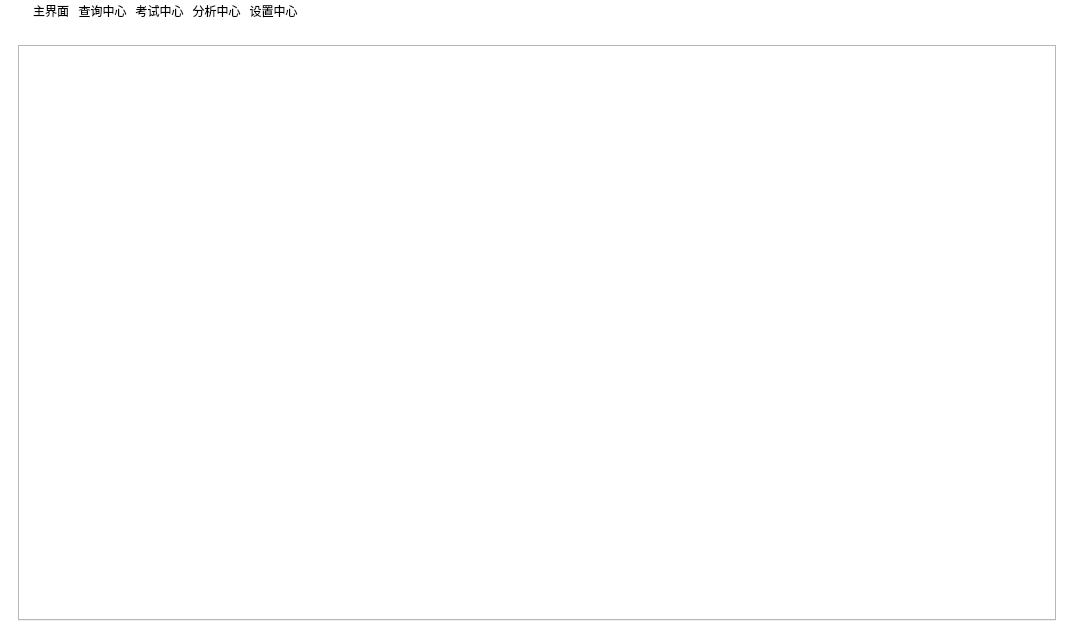
<?xml version="1.0" encoding="UTF-8"?>
<ui version="4.0">
 <class>MainPage</class>
 <widget class="QMainWindow" name="MainPage">
  <property name="geometry">
   <rect>
    <x>0</x>
    <y>0</y>
    <width>1074</width>
    <height>639</height>
   </rect>
  </property>
  <property name="minimumSize">
   <size>
    <width>800</width>
    <height>600</height>
   </size>
  </property>
  <property name="windowTitle">
   <string>MainWindow</string>
  </property>
  <property name="styleSheet">
   <string notr="true">QWidget
{
	background-color: #ffffff;
}

QToolButton
{
	border:none;
	color: #000000;
	font: 75 10pt &quot;微软雅黑&quot;;
}

QToolButton:hover
{
	color:#72bbff;
	font: 75 12pt &quot;微软雅黑&quot;;
}


/* lineedit*/
QLineEdit {
border: 1px solid rgb(90,194,198); /* 边框宽度为1px，颜色为#A0A0A0 */
border-radius: 3px; /* 边框圆角 */
padding-left: 5px; /* 文本距离左边界有5px */
background-color: #FFFFFF; /* 背景颜色 */
color: #000000; /* 文本颜色 */
selection-background-color: #A0A0A0; /* 选中文本的背景颜色 */
selection-color: #F2F2F2; /* 选中文本的颜色 */
font-family: &quot;Microsoft YaHei&quot;; /* 文本字体族 */
font-size: 10pt; /* 文本字体大小 */
}

QLineEdit:hover { /* 鼠标悬浮在QLineEdit时的状态 */
border: 1px solid #298DFF;
border-radius: 3px;
background-color: #F2F2F2;
color: #298DFF;
selection-background-color: #298DFF;
selection-color: #F2F2F2;
}

QLineEdit[echoMode=&quot;2&quot;] { /* QLineEdit有输入掩码时的状态 */
lineedit-password-character: 9679;
lineedit-password-mask-delay: 2000;
}

QLineEdit:disabled { /* QLineEdit在禁用时的状态 */
border: 1px solid #CDCDCD;
background-color: #CDCDCD;
color: #B4B4B4;
}

QLineEdit:read-only { /* QLineEdit在只读时的状态 */
background-color: #CDCDCD;
color: #F2F2F2;
}

QPushButton {
border: 0.5px solid white;
border-radius: 6px;
background-color: rgb(90,194,198);
min-width: 80px;
font-family: &quot;Microsoft YaHei&quot;;
font-size:11pt;
font-weight: bold;
color:white;
}

QPushButton:hover {
border: 0.5px solid white;
border-radius: 6px;
background-color: #1fab89;
min-width: 80px;
font-family: &quot;Microsoft YaHei&quot;;
font-size:10pt;
font-weight: bold;
color:white;
}

QComboBox{
	font: 75 11pt &quot;微软雅黑&quot;;
color:#666666;
font-size:14px;
padding: 1px 15px 1px 3px;
border:1px solid rgba(228,228,228,1);
border-radius:5px 5px 0px 0px;
}

QComboBox::drop-down {
font: 75 11pt &quot;微软雅黑&quot;;
subcontrol-origin: padding;
subcontrol-position: top right;
width: 15px;
border:none;
}

QComboBox::down-arrow {
image: url(:/res/icon/dateDown.png);
}

QComboBox QAbstractItemView{
font: 75 11pt &quot;微软雅黑&quot;;
background:rgba(255,255,255,1);
border:1px solid rgba(228,228,228,1);
border-radius:0px 0px 5px 5px;
font-size:14px;
outline: 0px;  /*去虚线*/
}

QComboBox QAbstractItemView::item{
font: 75 11pt &quot;微软雅黑&quot;;
height:36px;
color:#666666;
padding-left:9px;
background-color:#FFFFFF;
}

QComboBox QAbstractItemView::item:hover{ /*悬浮*/
font: 75 11pt &quot;微软雅黑&quot;;
background-color:#409CE1;
color:#ffffff;
}

QComboBox QAbstractItemView::item:selected{ /*选中*/
font: 75 11pt &quot;微软雅黑&quot;;
background-color:#409CE1;
color:#ffffff;
}
QComboBox:on {
font: 75 11pt &quot;微软雅黑&quot;;
padding-top: 3px;
padding-left: 4px;
}
QComboBox::down-arrow:on {
font: 75 11pt &quot;微软雅黑&quot;;
top: 1px;
left: 1px;
}


QScrollBar::vertical {
background:transparent;
width:8px;
border:0px;
}

QScrollBar::handle:vertical {
background:#3E75FF;
width:8px;
}

QScrollBar::add-line:vertical {
background:none;
border:none;
}

QScrollBar::sub-line:vertical {
background:none;
border:none;
}

QScrollBar::add-page:vertical {
background:transparent;
border:none;
}

QScrollBar::sub-page:vertical {
background:transparent;
border:none;
}

QLabel
{
	color: rgb(0, 0, 0);
	font: 75 10pt &quot;微软雅黑&quot;;
}</string>
  </property>
  <widget class="QWidget" name="centralwidget">
   <layout class="QGridLayout" name="gridLayout_3">
    <property name="leftMargin">
     <number>0</number>
    </property>
    <property name="topMargin">
     <number>0</number>
    </property>
    <property name="rightMargin">
     <number>0</number>
    </property>
    <property name="bottomMargin">
     <number>0</number>
    </property>
    <item row="0" column="0">
     <widget class="QWidget" name="widgetTitle" native="true">
      <property name="sizePolicy">
       <sizepolicy hsizetype="Preferred" vsizetype="Fixed">
        <horstretch>0</horstretch>
        <verstretch>0</verstretch>
       </sizepolicy>
      </property>
      <property name="styleSheet">
       <string notr="true"/>
      </property>
      <layout class="QHBoxLayout" name="horizontalLayout_2">
       <property name="spacing">
        <number>10</number>
       </property>
       <property name="leftMargin">
        <number>10</number>
       </property>
       <property name="topMargin">
        <number>0</number>
       </property>
       <property name="rightMargin">
        <number>15</number>
       </property>
       <property name="bottomMargin">
        <number>0</number>
       </property>
       <item>
        <widget class="QWidget" name="widgetTop" native="true">
         <layout class="QHBoxLayout" name="horizontalLayout_3">
          <property name="spacing">
           <number>0</number>
          </property>
          <property name="leftMargin">
           <number>15</number>
          </property>
          <property name="topMargin">
           <number>0</number>
          </property>
          <property name="rightMargin">
           <number>0</number>
          </property>
          <property name="bottomMargin">
           <number>0</number>
          </property>
          <item>
           <widget class="QToolButton" name="tbtn1">
            <property name="sizePolicy">
             <sizepolicy hsizetype="Fixed" vsizetype="Expanding">
              <horstretch>0</horstretch>
              <verstretch>0</verstretch>
             </sizepolicy>
            </property>
            <property name="text">
             <string> 主界面</string>
            </property>
            <property name="icon">
             <iconset resource="../icon.qrc">
              <normaloff>:/res/icon/course_unchecked.png</normaloff>:/res/icon/course_unchecked.png</iconset>
            </property>
            <property name="iconSize">
             <size>
              <width>30</width>
              <height>30</height>
             </size>
            </property>
            <property name="toolButtonStyle">
             <enum>Qt::ToolButtonTextBesideIcon</enum>
            </property>
           </widget>
          </item>
          <item>
           <widget class="QToolButton" name="tbtn2">
            <property name="sizePolicy">
             <sizepolicy hsizetype="Fixed" vsizetype="Expanding">
              <horstretch>0</horstretch>
              <verstretch>0</verstretch>
             </sizepolicy>
            </property>
            <property name="text">
             <string>查询中心</string>
            </property>
            <property name="icon">
             <iconset>
              <normaloff>:/image/main_config.png</normaloff>:/image/main_config.png</iconset>
            </property>
            <property name="toolButtonStyle">
             <enum>Qt::ToolButtonTextUnderIcon</enum>
            </property>
           </widget>
          </item>
          <item>
           <widget class="QToolButton" name="tbtn3">
            <property name="sizePolicy">
             <sizepolicy hsizetype="Fixed" vsizetype="Expanding">
              <horstretch>0</horstretch>
              <verstretch>0</verstretch>
             </sizepolicy>
            </property>
            <property name="text">
             <string>考试中心</string>
            </property>
            <property name="icon">
             <iconset>
              <normaloff>:/image/main_data.png</normaloff>:/image/main_data.png</iconset>
            </property>
            <property name="checked">
             <bool>false</bool>
            </property>
            <property name="toolButtonStyle">
             <enum>Qt::ToolButtonTextUnderIcon</enum>
            </property>
           </widget>
          </item>
          <item>
           <widget class="QToolButton" name="tbtn4">
            <property name="sizePolicy">
             <sizepolicy hsizetype="Fixed" vsizetype="Expanding">
              <horstretch>0</horstretch>
              <verstretch>0</verstretch>
             </sizepolicy>
            </property>
            <property name="styleSheet">
             <string notr="true"/>
            </property>
            <property name="text">
             <string>分析中心</string>
            </property>
            <property name="icon">
             <iconset>
              <normaloff>:/image/main_exit.png</normaloff>:/image/main_exit.png</iconset>
            </property>
            <property name="toolButtonStyle">
             <enum>Qt::ToolButtonTextUnderIcon</enum>
            </property>
           </widget>
          </item>
          <item>
           <widget class="QToolButton" name="tbtn5">
            <property name="sizePolicy">
             <sizepolicy hsizetype="Fixed" vsizetype="Expanding">
              <horstretch>0</horstretch>
              <verstretch>0</verstretch>
             </sizepolicy>
            </property>
            <property name="styleSheet">
             <string notr="true"/>
            </property>
            <property name="text">
             <string>设置中心</string>
            </property>
            <property name="icon">
             <iconset>
              <normaloff>:/image/main_exit.png</normaloff>:/image/main_exit.png</iconset>
            </property>
            <property name="toolButtonStyle">
             <enum>Qt::ToolButtonTextUnderIcon</enum>
            </property>
           </widget>
          </item>
         </layout>
        </widget>
       </item>
       <item>
        <spacer name="horizontalSpacer">
         <property name="orientation">
          <enum>Qt::Horizontal</enum>
         </property>
         <property name="sizeHint" stdset="0">
          <size>
           <width>40</width>
           <height>20</height>
          </size>
         </property>
        </spacer>
       </item>
      </layout>
     </widget>
    </item>
    <item row="1" column="0">
     <widget class="QStackedWidget" name="stackedWidget">
      <property name="styleSheet">
       <string notr="true">#pageMain,#pageCourse,#pageExam,#pageQuestions,#pageAnalyse
{
	background-color: #F8F8F8;
}</string>
      </property>
      <property name="currentIndex">
       <number>2</number>
      </property>
      <widget class="QWidget" name="pageMain">
       <property name="styleSheet">
        <string notr="true">#tBtn1,#tBtn2,#tBtn3,#tBtn4,#tBtn5,#tBtn6
{
	color: #000000;
	font: 75 18pt &quot;微软雅黑&quot;;
}
#tBtn1:hover,#tBtn2:hover,#tBtn3:hover,#tBtn4:hover,#tBtn5:hover,#tBtn6:hover
{
	color: #3E75FF;
}</string>
       </property>
       <layout class="QGridLayout" name="gridLayout">
        <property name="leftMargin">
         <number>0</number>
        </property>
        <property name="topMargin">
         <number>0</number>
        </property>
        <property name="rightMargin">
         <number>2</number>
        </property>
        <property name="bottomMargin">
         <number>0</number>
        </property>
        <property name="spacing">
         <number>0</number>
        </property>
        <item row="0" column="0">
         <widget class="QWidget" name="widgetMain" native="true">
          <property name="styleSheet">
           <string notr="true"/>
          </property>
          <layout class="QGridLayout" name="gridLayout_4">
           <property name="topMargin">
            <number>80</number>
           </property>
           <item row="3" column="1">
            <widget class="QToolButton" name="tBtn5">
             <property name="maximumSize">
              <size>
               <width>200</width>
               <height>200</height>
              </size>
             </property>
             <property name="text">
              <string>用 户</string>
             </property>
             <property name="icon">
              <iconset resource="../icon.qrc">
               <normaloff>:/res/icon/dir4.png</normaloff>:/res/icon/dir4.png</iconset>
             </property>
             <property name="iconSize">
              <size>
               <width>256</width>
               <height>256</height>
              </size>
             </property>
             <property name="autoRepeatDelay">
              <number>0</number>
             </property>
             <property name="autoRepeatInterval">
              <number>0</number>
             </property>
             <property name="toolButtonStyle">
              <enum>Qt::ToolButtonTextUnderIcon</enum>
             </property>
            </widget>
           </item>
           <item row="3" column="2">
            <widget class="QToolButton" name="tBtn6">
             <property name="maximumSize">
              <size>
               <width>200</width>
               <height>200</height>
              </size>
             </property>
             <property name="text">
              <string>考试场地</string>
             </property>
             <property name="icon">
              <iconset resource="../icon.qrc">
               <normaloff>:/res/icon/dir5.png</normaloff>:/res/icon/dir5.png</iconset>
             </property>
             <property name="iconSize">
              <size>
               <width>256</width>
               <height>256</height>
              </size>
             </property>
             <property name="autoRepeatDelay">
              <number>0</number>
             </property>
             <property name="autoRepeatInterval">
              <number>0</number>
             </property>
             <property name="toolButtonStyle">
              <enum>Qt::ToolButtonTextUnderIcon</enum>
             </property>
            </widget>
           </item>
           <item row="3" column="0">
            <widget class="QToolButton" name="tBtn3">
             <property name="maximumSize">
              <size>
               <width>200</width>
               <height>200</height>
              </size>
             </property>
             <property name="text">
              <string>班 级</string>
             </property>
             <property name="icon">
              <iconset resource="../icon.qrc">
               <normaloff>:/res/icon/dir2.png</normaloff>:/res/icon/dir2.png</iconset>
             </property>
             <property name="iconSize">
              <size>
               <width>256</width>
               <height>256</height>
              </size>
             </property>
             <property name="autoRepeatDelay">
              <number>0</number>
             </property>
             <property name="autoRepeatInterval">
              <number>0</number>
             </property>
             <property name="toolButtonStyle">
              <enum>Qt::ToolButtonTextUnderIcon</enum>
             </property>
            </widget>
           </item>
           <item row="2" column="0">
            <widget class="QToolButton" name="tBtn1">
             <property name="maximumSize">
              <size>
               <width>200</width>
               <height>200</height>
              </size>
             </property>
             <property name="text">
              <string>学 院</string>
             </property>
             <property name="icon">
              <iconset resource="../icon.qrc">
               <normaloff>:/res/icon/dir.png</normaloff>:/res/icon/dir.png</iconset>
             </property>
             <property name="iconSize">
              <size>
               <width>256</width>
               <height>256</height>
              </size>
             </property>
             <property name="autoRepeatDelay">
              <number>0</number>
             </property>
             <property name="autoRepeatInterval">
              <number>0</number>
             </property>
             <property name="toolButtonStyle">
              <enum>Qt::ToolButtonTextUnderIcon</enum>
             </property>
            </widget>
           </item>
           <item row="2" column="2">
            <widget class="QToolButton" name="tBtn4">
             <property name="maximumSize">
              <size>
               <width>200</width>
               <height>200</height>
              </size>
             </property>
             <property name="text">
              <string>课 程</string>
             </property>
             <property name="icon">
              <iconset resource="../icon.qrc">
               <normaloff>:/res/icon/dir3.png</normaloff>:/res/icon/dir3.png</iconset>
             </property>
             <property name="iconSize">
              <size>
               <width>256</width>
               <height>256</height>
              </size>
             </property>
             <property name="autoRepeatDelay">
              <number>0</number>
             </property>
             <property name="autoRepeatInterval">
              <number>0</number>
             </property>
             <property name="toolButtonStyle">
              <enum>Qt::ToolButtonTextUnderIcon</enum>
             </property>
            </widget>
           </item>
           <item row="2" column="1">
            <widget class="QToolButton" name="tBtn2">
             <property name="maximumSize">
              <size>
               <width>200</width>
               <height>200</height>
              </size>
             </property>
             <property name="text">
              <string>专 业</string>
             </property>
             <property name="icon">
              <iconset resource="../icon.qrc">
               <normaloff>:/res/icon/dir1.png</normaloff>:/res/icon/dir1.png</iconset>
             </property>
             <property name="iconSize">
              <size>
               <width>256</width>
               <height>256</height>
              </size>
             </property>
             <property name="autoRepeatDelay">
              <number>0</number>
             </property>
             <property name="autoRepeatInterval">
              <number>0</number>
             </property>
             <property name="toolButtonStyle">
              <enum>Qt::ToolButtonTextUnderIcon</enum>
             </property>
            </widget>
           </item>
          </layout>
         </widget>
        </item>
       </layout>
      </widget>
      <widget class="QWidget" name="pageExamCenter">
       <layout class="QVBoxLayout" name="verticalLayout_5">
        <property name="spacing">
         <number>0</number>
        </property>
        <property name="leftMargin">
         <number>0</number>
        </property>
        <property name="topMargin">
         <number>0</number>
        </property>
        <property name="rightMargin">
         <number>0</number>
        </property>
        <property name="bottomMargin">
         <number>0</number>
        </property>
        <item>
         <widget class="QWidget" name="widgetExamCenter" native="true">
          <property name="styleSheet">
           <string notr="true"/>
          </property>
          <layout class="QGridLayout" name="gridLayout_13">
           <property name="leftMargin">
            <number>0</number>
           </property>
           <property name="topMargin">
            <number>0</number>
           </property>
           <property name="rightMargin">
            <number>0</number>
           </property>
           <property name="bottomMargin">
            <number>0</number>
           </property>
           <property name="spacing">
            <number>0</number>
           </property>
           <item row="0" column="0">
            <widget class="QWidget" name="widgetLeftOperation_4" native="true">
             <property name="minimumSize">
              <size>
               <width>130</width>
               <height>0</height>
              </size>
             </property>
             <property name="maximumSize">
              <size>
               <width>200</width>
               <height>16777215</height>
              </size>
             </property>
             <layout class="QVBoxLayout" name="verticalLayout">
              <property name="spacing">
               <number>0</number>
              </property>
              <property name="leftMargin">
               <number>5</number>
              </property>
              <property name="topMargin">
               <number>35</number>
              </property>
              <property name="rightMargin">
               <number>5</number>
              </property>
              <item>
               <widget class="QToolButton" name="tBtnCreateExam">
                <property name="minimumSize">
                 <size>
                  <width>100</width>
                  <height>40</height>
                 </size>
                </property>
                <property name="text">
                 <string> 创建考试</string>
                </property>
                <property name="icon">
                 <iconset resource="../icon.qrc">
                  <normaloff>:/res/icon/zadd.png</normaloff>:/res/icon/zadd.png</iconset>
                </property>
                <property name="toolButtonStyle">
                 <enum>Qt::ToolButtonTextBesideIcon</enum>
                </property>
               </widget>
              </item>
              <item>
               <widget class="QToolButton" name="tBtnAllExam">
                <property name="minimumSize">
                 <size>
                  <width>100</width>
                  <height>40</height>
                 </size>
                </property>
                <property name="text">
                 <string> 所有考试</string>
                </property>
                <property name="icon">
                 <iconset resource="../icon.qrc">
                  <normaloff>:/res/icon/all.png</normaloff>:/res/icon/all.png</iconset>
                </property>
                <property name="toolButtonStyle">
                 <enum>Qt::ToolButtonTextBesideIcon</enum>
                </property>
               </widget>
              </item>
              <item>
               <widget class="Line" name="line">
                <property name="orientation">
                 <enum>Qt::Horizontal</enum>
                </property>
               </widget>
              </item>
              <item>
               <widget class="QToolButton" name="tBtnExaming">
                <property name="minimumSize">
                 <size>
                  <width>100</width>
                  <height>40</height>
                 </size>
                </property>
                <property name="text">
                 <string> 进行中</string>
                </property>
                <property name="icon">
                 <iconset resource="../icon.qrc">
                  <normaloff>:/res/icon/sahlou.png</normaloff>:/res/icon/sahlou.png</iconset>
                </property>
                <property name="checkable">
                 <bool>false</bool>
                </property>
                <property name="toolButtonStyle">
                 <enum>Qt::ToolButtonTextBesideIcon</enum>
                </property>
               </widget>
              </item>
              <item>
               <widget class="QToolButton" name="tBtnExamNotS">
                <property name="minimumSize">
                 <size>
                  <width>100</width>
                  <height>40</height>
                 </size>
                </property>
                <property name="text">
                 <string> 未开始</string>
                </property>
                <property name="icon">
                 <iconset resource="../icon.qrc">
                  <normaloff>:/res/icon/clock.png</normaloff>:/res/icon/clock.png</iconset>
                </property>
                <property name="toolButtonStyle">
                 <enum>Qt::ToolButtonTextBesideIcon</enum>
                </property>
               </widget>
              </item>
              <item>
               <widget class="QToolButton" name="tBtnExamed">
                <property name="minimumSize">
                 <size>
                  <width>100</width>
                  <height>40</height>
                 </size>
                </property>
                <property name="text">
                 <string> 已结束</string>
                </property>
                <property name="icon">
                 <iconset resource="../icon.qrc">
                  <normaloff>:/res/icon/sahlou.png</normaloff>:/res/icon/sahlou.png</iconset>
                </property>
                <property name="toolButtonStyle">
                 <enum>Qt::ToolButtonTextBesideIcon</enum>
                </property>
               </widget>
              </item>
              <item>
               <spacer name="verticalSpacer_6">
                <property name="orientation">
                 <enum>Qt::Vertical</enum>
                </property>
                <property name="sizeHint" stdset="0">
                 <size>
                  <width>20</width>
                  <height>417</height>
                 </size>
                </property>
               </spacer>
              </item>
             </layout>
            </widget>
           </item>
           <item row="0" column="1">
            <widget class="QTabWidget" name="tabExamCenter">
             <property name="minimumSize">
              <size>
               <width>120</width>
               <height>0</height>
              </size>
             </property>
            </widget>
           </item>
          </layout>
         </widget>
        </item>
       </layout>
      </widget>
      <widget class="QWidget" name="pageQueryCenter">
       <layout class="QGridLayout" name="gridLayout_7">
        <item row="0" column="0">
         <widget class="QWidget" name="widgetQueryCenter" native="true">
          <layout class="QGridLayout" name="gridLayout_6">
           <item row="0" column="0">
            <widget class="QTabWidget" name="tabQueryCenter"/>
           </item>
          </layout>
         </widget>
        </item>
       </layout>
      </widget>
      <widget class="QWidget" name="pageUserCenter">
       <layout class="QGridLayout" name="gridLayout_2">
        <property name="leftMargin">
         <number>0</number>
        </property>
        <property name="topMargin">
         <number>0</number>
        </property>
        <property name="rightMargin">
         <number>0</number>
        </property>
        <property name="bottomMargin">
         <number>0</number>
        </property>
        <property name="spacing">
         <number>0</number>
        </property>
        <item row="0" column="0">
         <widget class="QWidget" name="widgetUserCenter" native="true">
          <property name="styleSheet">
           <string notr="true"/>
          </property>
          <layout class="QGridLayout" name="gridLayout_9">
           <property name="leftMargin">
            <number>0</number>
           </property>
           <property name="topMargin">
            <number>0</number>
           </property>
           <property name="rightMargin">
            <number>0</number>
           </property>
           <property name="bottomMargin">
            <number>0</number>
           </property>
           <property name="spacing">
            <number>0</number>
           </property>
           <item row="0" column="0">
            <widget class="QWidget" name="widgetLeftOperation_3" native="true">
             <property name="maximumSize">
              <size>
               <width>110</width>
               <height>16777215</height>
              </size>
             </property>
             <layout class="QVBoxLayout" name="verticalLayout_7">
              <property name="spacing">
               <number>20</number>
              </property>
              <property name="leftMargin">
               <number>0</number>
              </property>
              <property name="topMargin">
               <number>35</number>
              </property>
              <property name="rightMargin">
               <number>0</number>
              </property>
              <property name="bottomMargin">
               <number>0</number>
              </property>
              <item>
               <widget class="QPushButton" name="btnAdminData">
                <property name="sizePolicy">
                 <sizepolicy hsizetype="Expanding" vsizetype="Fixed">
                  <horstretch>0</horstretch>
                  <verstretch>0</verstretch>
                 </sizepolicy>
                </property>
                <property name="minimumSize">
                 <size>
                  <width>82</width>
                  <height>40</height>
                 </size>
                </property>
                <property name="maximumSize">
                 <size>
                  <width>110</width>
                  <height>40</height>
                 </size>
                </property>
                <property name="text">
                 <string>管理员数据</string>
                </property>
               </widget>
              </item>
              <item>
               <widget class="QPushButton" name="btnTeacherData">
                <property name="sizePolicy">
                 <sizepolicy hsizetype="Expanding" vsizetype="Fixed">
                  <horstretch>0</horstretch>
                  <verstretch>0</verstretch>
                 </sizepolicy>
                </property>
                <property name="minimumSize">
                 <size>
                  <width>82</width>
                  <height>40</height>
                 </size>
                </property>
                <property name="maximumSize">
                 <size>
                  <width>110</width>
                  <height>40</height>
                 </size>
                </property>
                <property name="text">
                 <string>教师数据</string>
                </property>
               </widget>
              </item>
              <item>
               <widget class="QPushButton" name="btnStudentData">
                <property name="sizePolicy">
                 <sizepolicy hsizetype="Expanding" vsizetype="Fixed">
                  <horstretch>0</horstretch>
                  <verstretch>0</verstretch>
                 </sizepolicy>
                </property>
                <property name="minimumSize">
                 <size>
                  <width>82</width>
                  <height>40</height>
                 </size>
                </property>
                <property name="maximumSize">
                 <size>
                  <width>110</width>
                  <height>40</height>
                 </size>
                </property>
                <property name="text">
                 <string>学生数据</string>
                </property>
               </widget>
              </item>
              <item>
               <spacer name="verticalSpacer_5">
                <property name="orientation">
                 <enum>Qt::Vertical</enum>
                </property>
                <property name="sizeHint" stdset="0">
                 <size>
                  <width>20</width>
                  <height>417</height>
                 </size>
                </property>
               </spacer>
              </item>
             </layout>
            </widget>
           </item>
           <item row="0" column="1">
            <widget class="QTabWidget" name="tabUserCenter">
             <property name="currentIndex">
              <number>-1</number>
             </property>
             <property name="tabsClosable">
              <bool>false</bool>
             </property>
            </widget>
           </item>
          </layout>
         </widget>
        </item>
       </layout>
      </widget>
      <widget class="QWidget" name="pageQuestions">
       <layout class="QVBoxLayout" name="verticalLayout_4">
        <property name="leftMargin">
         <number>0</number>
        </property>
        <property name="topMargin">
         <number>0</number>
        </property>
        <property name="rightMargin">
         <number>0</number>
        </property>
        <property name="bottomMargin">
         <number>0</number>
        </property>
        <item>
         <widget class="QWidget" name="widgetQuestionsCenter" native="true">
          <property name="styleSheet">
           <string notr="true">#widgetQuestionsCenter
{
	background-color: #FFFFFF;
}

#tabwidgetQuestions
{
	border:none;
	background-color: #FFFFFF;
}
QLabel
{
	font: 75 12pt &quot;微软雅黑&quot;;
	color:rgb(0, 0, 0);
}</string>
          </property>
          <layout class="QGridLayout" name="gridLayout_5">
           <item row="0" column="0">
            <widget class="QWidget" name="widgetLeftOperation_2" native="true">
             <property name="maximumSize">
              <size>
               <width>110</width>
               <height>16777215</height>
              </size>
             </property>
             <property name="styleSheet">
              <string notr="true">QPushButton
{
	border:none;
	background-color: #FFFFFF;
}

QPushButton
{
	color: rgb(0, 0, 0);
	font: 75 11pt &quot;微软雅黑&quot;;
}
QPushButton:hover{background-color: #cdceff;} 

QPushButton:pressed{background-color: #cdceff;}</string>
             </property>
             <layout class="QVBoxLayout" name="verticalLayout_6">
              <property name="spacing">
               <number>20</number>
              </property>
              <property name="leftMargin">
               <number>0</number>
              </property>
              <property name="topMargin">
               <number>35</number>
              </property>
              <property name="rightMargin">
               <number>0</number>
              </property>
              <property name="bottomMargin">
               <number>0</number>
              </property>
              <item>
               <widget class="QPushButton" name="btnQuestionsList">
                <property name="sizePolicy">
                 <sizepolicy hsizetype="Expanding" vsizetype="Fixed">
                  <horstretch>0</horstretch>
                  <verstretch>0</verstretch>
                 </sizepolicy>
                </property>
                <property name="minimumSize">
                 <size>
                  <width>80</width>
                  <height>40</height>
                 </size>
                </property>
                <property name="maximumSize">
                 <size>
                  <width>110</width>
                  <height>40</height>
                 </size>
                </property>
                <property name="text">
                 <string>题目列表</string>
                </property>
               </widget>
              </item>
              <item>
               <widget class="QPushButton" name="btnRadioCreation">
                <property name="sizePolicy">
                 <sizepolicy hsizetype="Expanding" vsizetype="Fixed">
                  <horstretch>0</horstretch>
                  <verstretch>0</verstretch>
                 </sizepolicy>
                </property>
                <property name="minimumSize">
                 <size>
                  <width>80</width>
                  <height>40</height>
                 </size>
                </property>
                <property name="maximumSize">
                 <size>
                  <width>110</width>
                  <height>40</height>
                 </size>
                </property>
                <property name="text">
                 <string>单选题创编</string>
                </property>
               </widget>
              </item>
              <item>
               <widget class="QPushButton" name="btnMultipleCreation">
                <property name="sizePolicy">
                 <sizepolicy hsizetype="Expanding" vsizetype="Fixed">
                  <horstretch>0</horstretch>
                  <verstretch>0</verstretch>
                 </sizepolicy>
                </property>
                <property name="minimumSize">
                 <size>
                  <width>80</width>
                  <height>40</height>
                 </size>
                </property>
                <property name="maximumSize">
                 <size>
                  <width>110</width>
                  <height>40</height>
                 </size>
                </property>
                <property name="text">
                 <string>多选题创编</string>
                </property>
               </widget>
              </item>
              <item>
               <widget class="QPushButton" name="btnGapCreation">
                <property name="sizePolicy">
                 <sizepolicy hsizetype="Expanding" vsizetype="Fixed">
                  <horstretch>0</horstretch>
                  <verstretch>0</verstretch>
                 </sizepolicy>
                </property>
                <property name="minimumSize">
                 <size>
                  <width>80</width>
                  <height>40</height>
                 </size>
                </property>
                <property name="maximumSize">
                 <size>
                  <width>110</width>
                  <height>40</height>
                 </size>
                </property>
                <property name="text">
                 <string>填空题创编</string>
                </property>
               </widget>
              </item>
              <item>
               <widget class="QPushButton" name="btnTFCreation">
                <property name="sizePolicy">
                 <sizepolicy hsizetype="Expanding" vsizetype="Fixed">
                  <horstretch>0</horstretch>
                  <verstretch>0</verstretch>
                 </sizepolicy>
                </property>
                <property name="minimumSize">
                 <size>
                  <width>80</width>
                  <height>40</height>
                 </size>
                </property>
                <property name="maximumSize">
                 <size>
                  <width>110</width>
                  <height>40</height>
                 </size>
                </property>
                <property name="text">
                 <string>判断题创编</string>
                </property>
               </widget>
              </item>
              <item>
               <widget class="QPushButton" name="btnShortCreation">
                <property name="sizePolicy">
                 <sizepolicy hsizetype="Expanding" vsizetype="Fixed">
                  <horstretch>0</horstretch>
                  <verstretch>0</verstretch>
                 </sizepolicy>
                </property>
                <property name="minimumSize">
                 <size>
                  <width>80</width>
                  <height>40</height>
                 </size>
                </property>
                <property name="maximumSize">
                 <size>
                  <width>110</width>
                  <height>40</height>
                 </size>
                </property>
                <property name="text">
                 <string>简单题创编</string>
                </property>
               </widget>
              </item>
              <item>
               <spacer name="verticalSpacer_4">
                <property name="orientation">
                 <enum>Qt::Vertical</enum>
                </property>
                <property name="sizeHint" stdset="0">
                 <size>
                  <width>20</width>
                  <height>417</height>
                 </size>
                </property>
               </spacer>
              </item>
             </layout>
            </widget>
           </item>
           <item row="0" column="1">
            <widget class="QTabWidget" name="tabWidgetQuestions">
             <property name="tabsClosable">
              <bool>true</bool>
             </property>
            </widget>
           </item>
          </layout>
         </widget>
        </item>
       </layout>
      </widget>
      <widget class="QWidget" name="pageAnalyse"/>
     </widget>
    </item>
   </layout>
  </widget>
 </widget>
 <resources>
  <include location="../icon.qrc"/>
 </resources>
 <connections/>
</ui>
